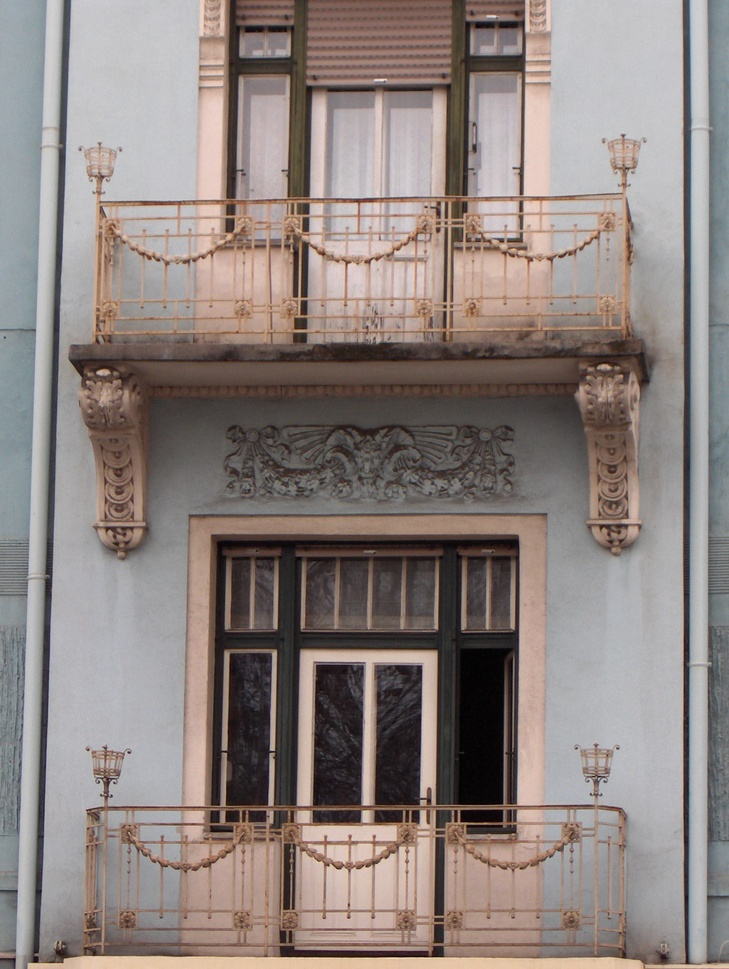
%> input picture DigitalImageProcessing/Session3/house.jpg, 729 x 969 px, shrunk from 1360 x 1808 before the run
$ octave Example3.m   (GNU Octave 9; MATLAB toolbox functions it lacks are replaced by stand-ins)
%> lines starting %> are read from the running program, lines starting %| are printed output that depends on the picture; in (x1, y1, x2, y2) boxes, pixels count from 0 and x2, y2 are one past the last pixel; in counts of white or black regions, pixels touching at a corner belong together; the program's own positions count from 1
% @author EliasDH Team
% @see https://eliasdh.com
% @since 01/01/2025

% Example 3
I = imread('house.jpg');
%> I is the input picture: size 969x729x3 uint8; mean R, G, B 141.5, 130.9, 127.2
Igray = rgb2gray(I);
BW = im2bw(Igray, graythresh(Igray)); % Otsus method
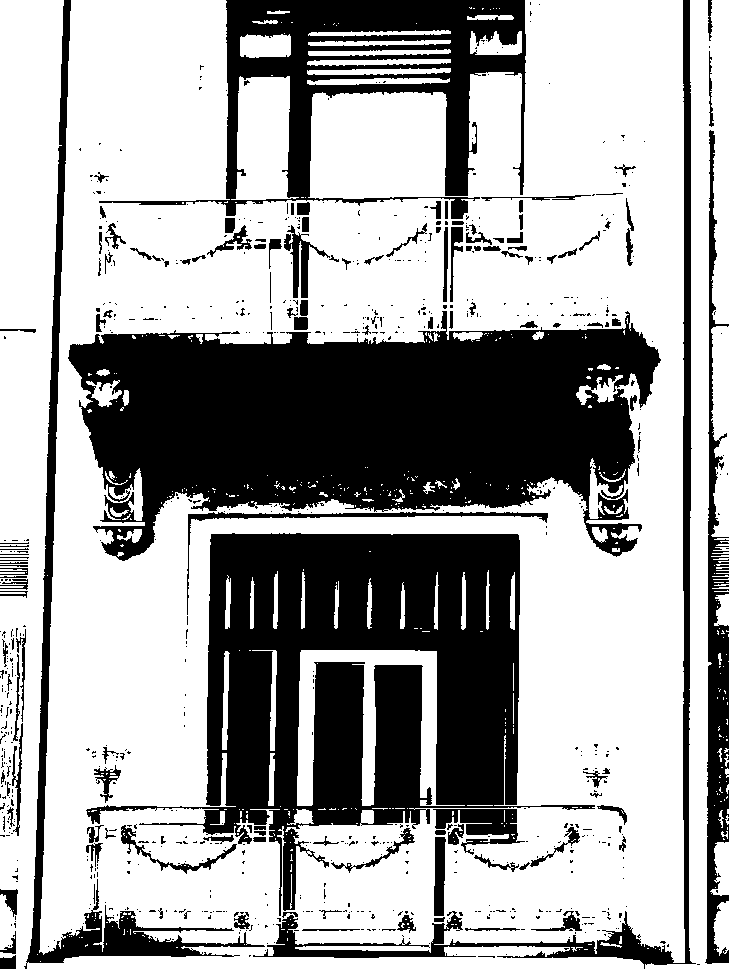
%> BW: size 969x729 logical; 64.6% white; 782 black regions (642 under 20 px), largest, box (x1, y1, x2, y2) and area: (68, 311, 661, 561) 91825, (86, 533, 595, 916) 78622, (99, 0, 526, 219) 27234
BW = ~BW; % invert

edges = edge(BW, 'canny', [0.05 0.2]); % Canny edge detection
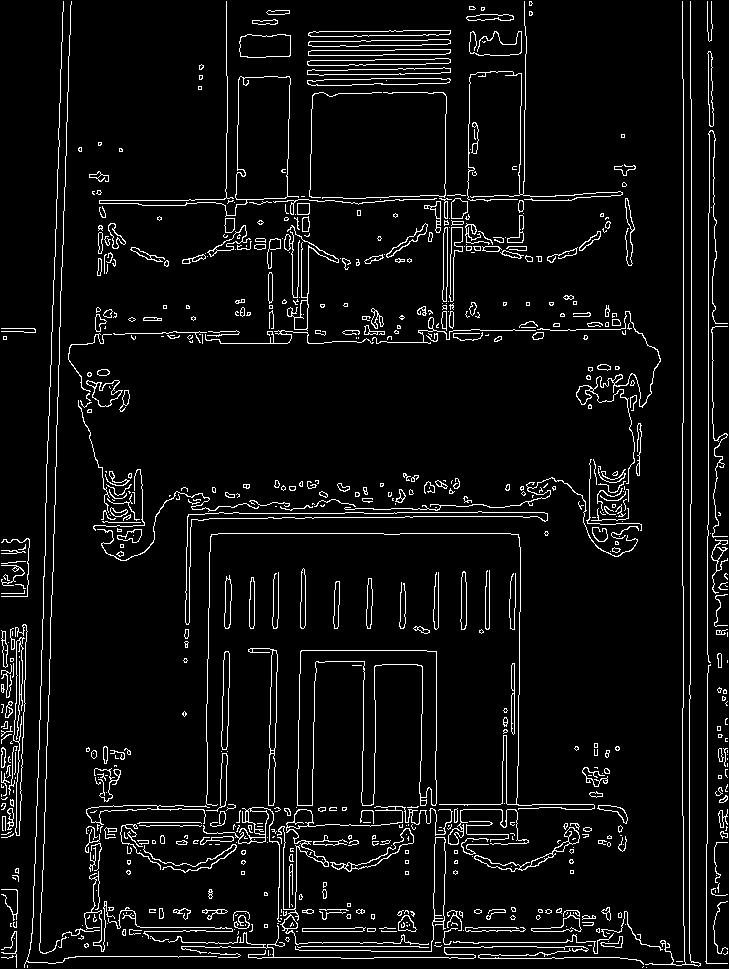
%> edges: size 969x729 logical; 5.8% white in thin lines or dots

[H, theta, rho] = hough(edges);
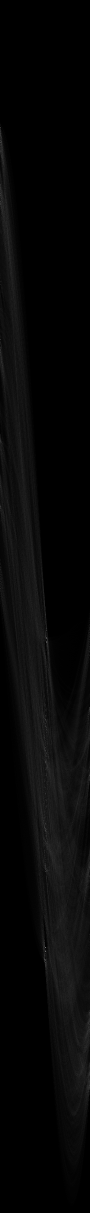
%> H: size 2425x180 double (shown at 1/2 size); min 0, max 577, mean 16.8; drawn with min black and max white
%> theta = 180 values from -90 to 89; rho = 2425 values from -1212 to 1212
P = houghpeaks(H, 20, 'Threshold', 0.3 * max(H(:)), 'NHoodSize', [15 15]);
%> P = 20 rows, first 12: [1896 91; 1276 93; 1904 91; 1921 91; 1284 93; 680 1; 1524 92; 271 1; 282 1; 256 1; 1661 92; 1416 180]
lines = houghlines(edges, theta, rho, P, 'FillGap', 5, 'MinLength', 30);
%> lines = 43 lines; longest, point1 to point2 (x, y): (692, 100) to (692, 504), (684, 80) to (684, 423), (709, 214) to (709, 525), (219, 534) to (384, 534), (395, 513) to (545, 513), (684, 587) to (684, 708)

figure;
imshow(I);

hold on;
for k=1:length(lines)
    xy = [lines(k).point1; lines(k).point2];
    plot(xy(:,1), xy(:,2), 'LineWidth', 3, 'Color', 'red');
end
%> this loop made 43 passes
%> xy on passes 1 to 12: [684 80; 684 423], [684 587; 684 708], [684 817; 684 926], [692 100; 692 504], [709 52; 709 105], [709 214; 709 525], [219 534; 384 534], [401 534; 511 534], [297 839; 297 891], [298 778; 298 812], [299 721; 299 769], [300 675; 300 719]
title('Standard Hough Transform');
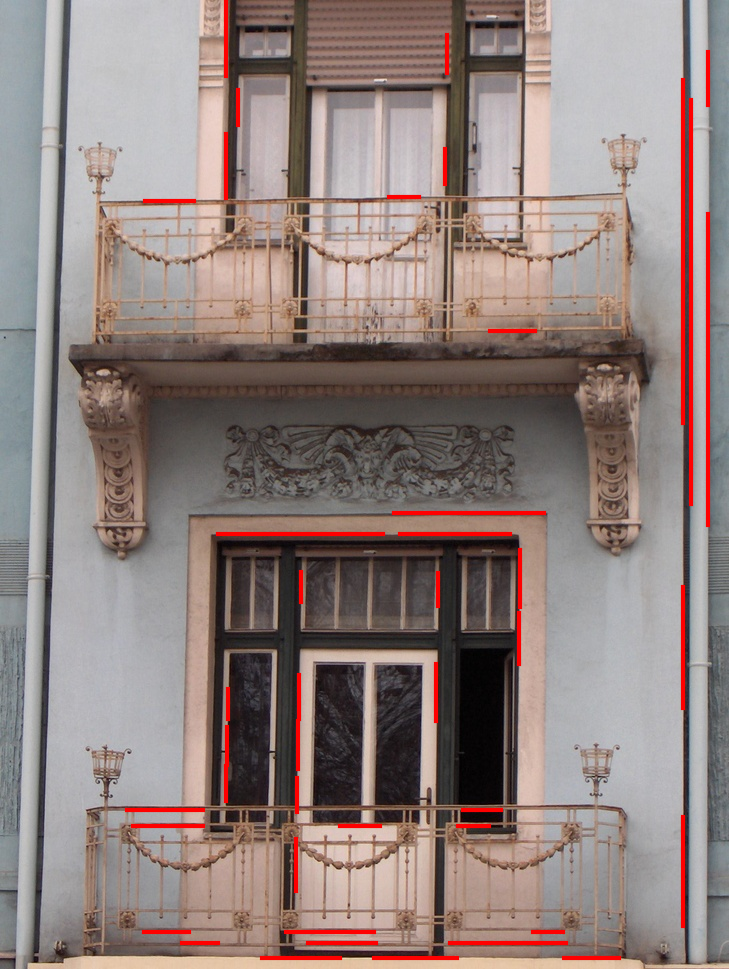
%> figure redrawn from the program's plot data; its title reads 'Standard Hough Transform'

lines2 = houghlines(edges, theta, rho, P, 'FillGap', 20, 'MinLength',50);
%> lines2 = 36 lines; longest, point1 to point2 (x, y): (692, 100) to (692, 504), (279, 932) to (633, 932), (684, 80) to (684, 423), (709, 214) to (709, 536), (219, 534) to (511, 534), (123, 826) to (412, 826)
figure;
imshow(I);

hold on;
for k = 1:length(lines2)
    xy = [lines2(k).point1; lines2(k).point2];
    plot(xy(:,1), xy(:,2), 'LineWidth', 4, 'Color', 'green');
end
%> this loop made 36 passes
%> xy on passes 1 to 12: [684 80; 684 423], [684 587; 684 708], [684 817; 684 926], [692 100; 692 504], [709 33; 709 105], [709 214; 709 536], [219 534; 511 534], [296 893; 296 949], [297 839; 297 891], [298 778; 298 834], [311 33; 311 85], [170 943; 248 943]
title('Probabilistic Hough');
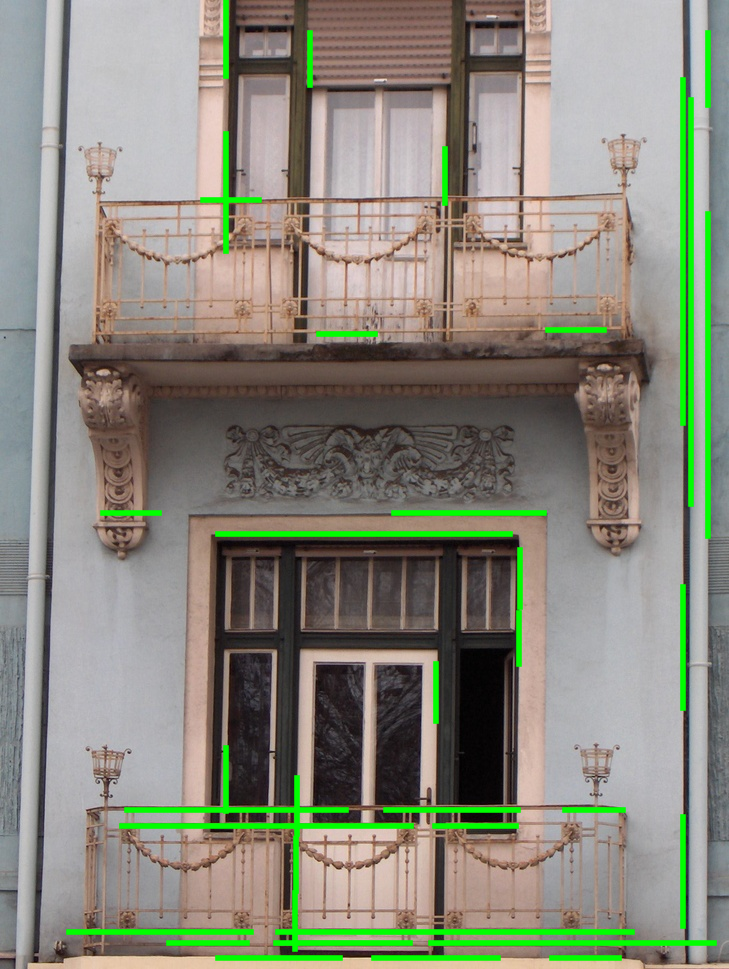
%> figure redrawn from the program's plot data; its title reads 'Probabilistic Hough'

try
    linesLSD = lineSegmentDetector(edges);
    figure; imshow(I); hold on;
    for k = 1:size(linesLSD, 1)
        xy = linesLSD(k, 1:4);
        line(xy([1 3]), xy([2 4]), 'Color', 'cyan', 'LineWidth', 2.5);
    end
    title('LSD Line Segment Detector');
catch
end

skel = bwmorph(BW, 'skel', Inf);
%> skel: size 969x729 logical; 5.6% white in thin lines or dots
edges_skel = edge(skel);
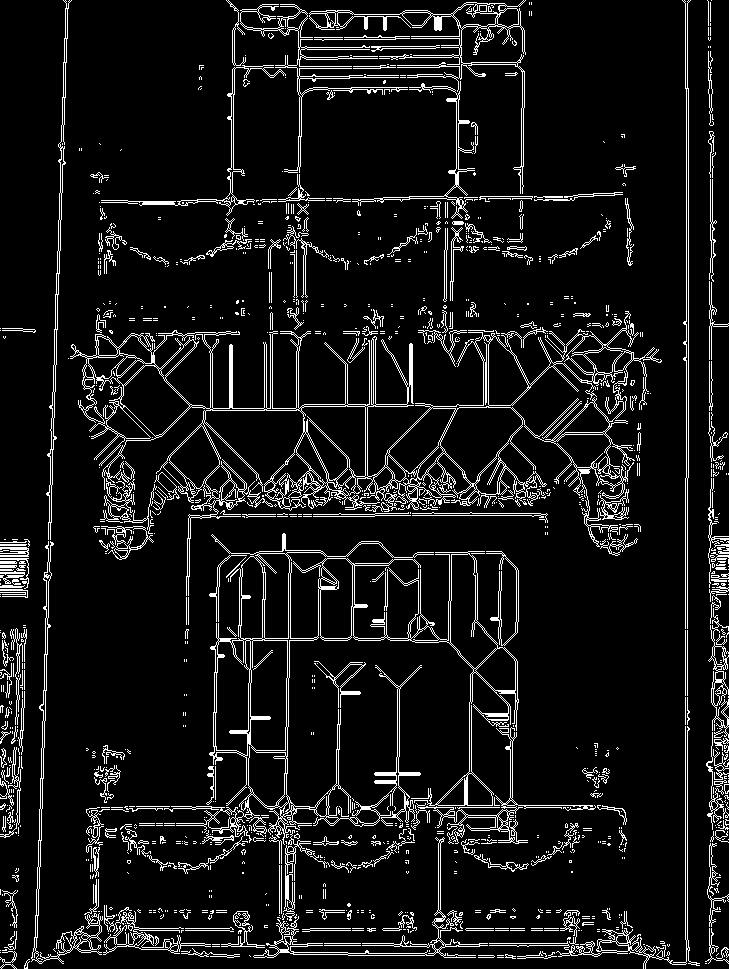
%> edges_skel: size 969x729 logical; 8.5% white in thin lines or dots
[Hs, Ts, Rs] = hough(edges_skel);
%> Ts = 180 values from -90 to 89; Rs = 2425 values from -1212 to 1212
Ps = houghpeaks(Hs, 15);
%> Ps = [1281 93; 1898 91; 1924 91; 1513 92; 283 1]
lines_s = houghlines(edges_skel, Ts, Rs, Ps);
%> lines_s = 16 lines; longest, point1 to point2 (x, y): (686, 479) to (686, 940), (712, 223) to (712, 489), (712, 747) to (712, 960), (77, 931) to (252, 931), (712, 512) to (712, 660), (439, 931) to (582, 931)
figure; imshow(I); hold on;
for k = 1:length(lines_s)
    xy = [lines_s(k).point1; lines_s(k).point2];
    plot(xy(:,1), xy(:,2), 'LineWidth', 2, 'Color', 'yellow');
end
%> this loop made 16 passes
%> xy on passes 1 to 12: [686 2; 686 89], [686 479; 686 940], [712 58; 712 153], [712 223; 712 489], [712 512; 712 660], [712 747; 712 960], [286 842; 286 891], [287 778; 287 833], [288 728; 288 774], [289 679; 289 719], [291 551; 291 605], [297 217; 297 261]
title('Skeleton + Hough');
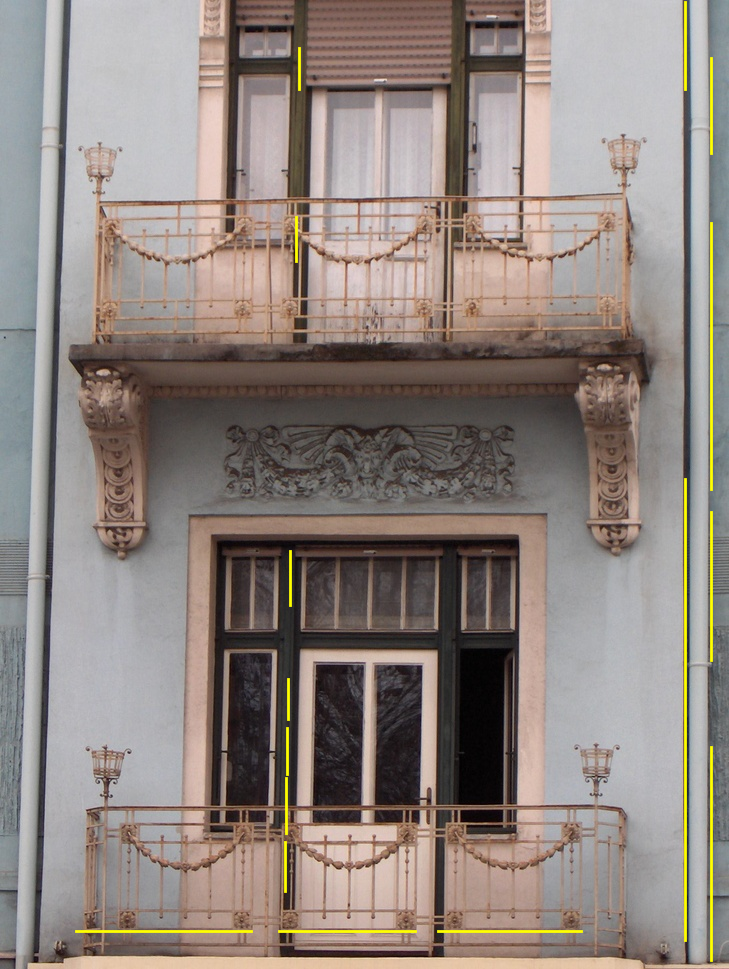
%> figure redrawn from the program's plot data; its title reads 'Skeleton + Hough'
